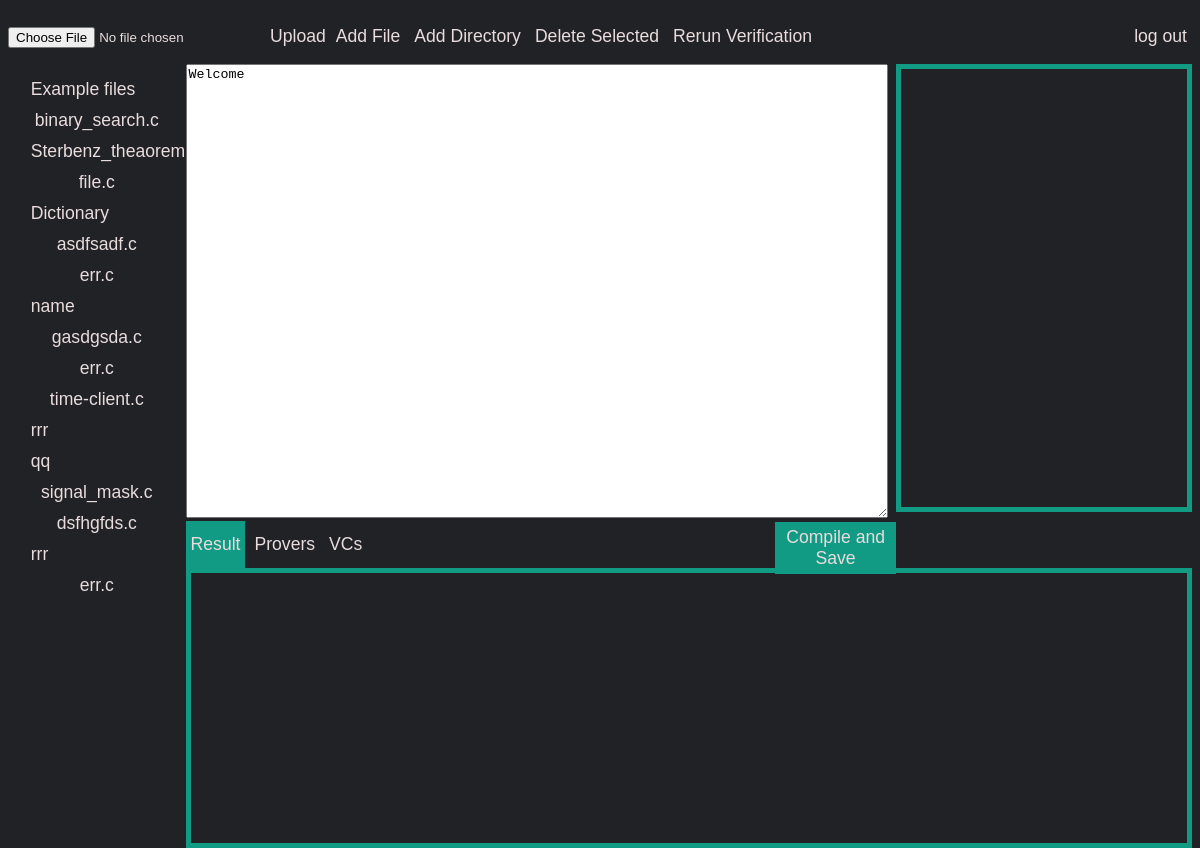
The app's page / (signed in), older data.
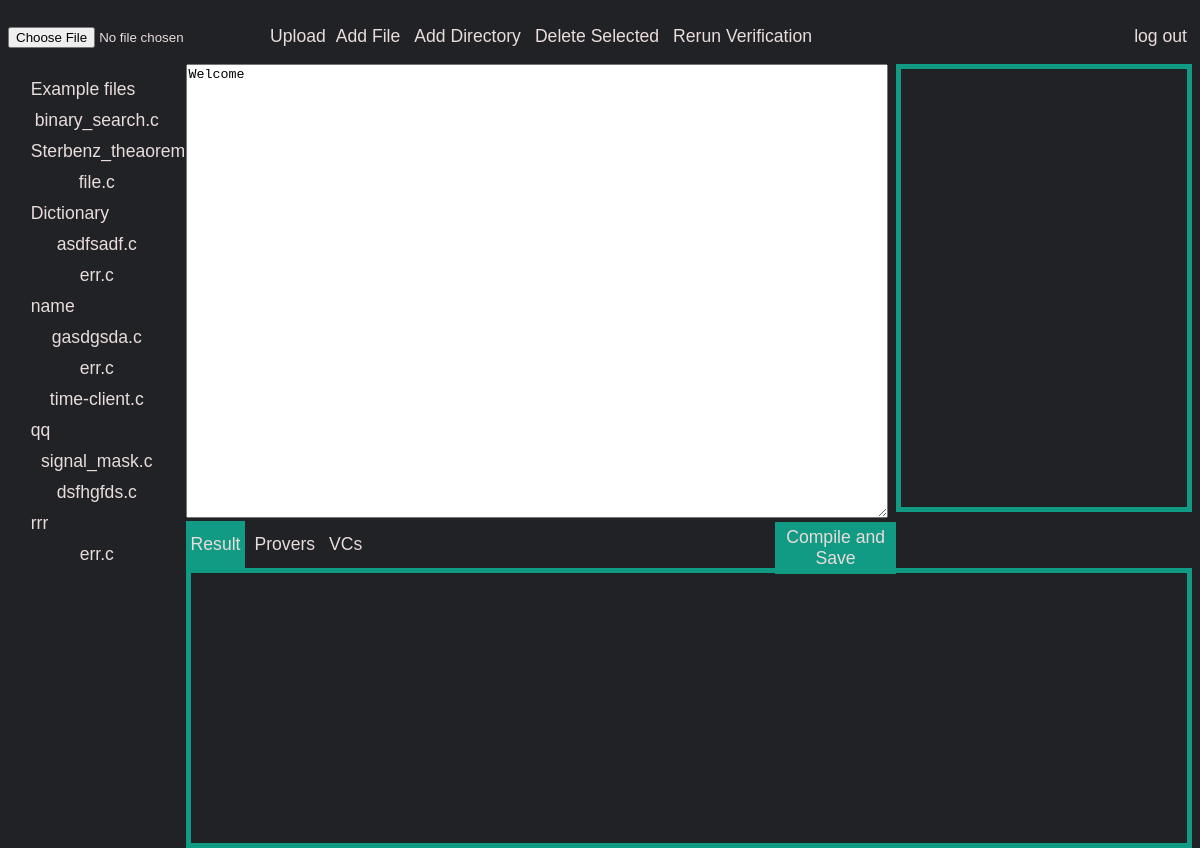
The same page, newer data.
### main/models.py (models this page shows)
class Directory(models.Model):
    name = models.CharField(max_length=50)
    description = models.CharField(max_length=150, blank=True)
    creation_date = models.DateField(default=date.today)
    owner = models.ForeignKey(User, on_delete=models.CASCADE)
    availability_flag = models.BooleanField(default=True)
    last_updated = models.DateTimeField(auto_now=True)
    parent_directory = models.ForeignKey('Directory', on_delete=models.CASCADE, blank=True, null=True)

class File(models.Model):
    name = models.CharField(max_length=50)
    description = models.CharField(max_length=150, blank=True)
    creation_date = models.DateField(default=date.today)
    owner = models.ForeignKey(User, on_delete=models.CASCADE)
    availability_flag = models.BooleanField(default=True)
    last_updated = models.DateTimeField(auto_now=True)
    directory = models.ForeignKey(Directory, on_delete=models.CASCADE, blank=True, null=True)
    code = models.CharField(max_length=10000, default="")
    prover = models.CharField(max_length=100, default="")
    vc = models.CharField(max_length=100, default="")

### main/views.py (the view)
# urls.py: path('', homeView, name='emptyHome'),
def homeView(request):
    if not request.user.is_authenticated:
        return redirect('/login')
    selectedFile, selectedDirectory = getSelected(request.user)
    directories = []
    count = 0
    for directory in Directory.objects.all():
        if directory.owner == request.user:
            if directory.availability_flag:
                directories.append((count, directory, [b for b in [(i, a) for i, a in enumerate(File.objects.filter(directory=directory.id))] if b[1].availability_flag]))
            count += 1
    uploadFileForm = UploadFileForm()
    focusOnElements = []
    result = ""
    prover = ""
    vc = 'type guard verification conditions: for example -wp-prop="-@invariant"'
    code = ""
    try:
        prover = directories[selectedDirectory][2][selectedFile][1].prover
        vc = directories[selectedDirectory][2][selectedFile][1].vc
        file = directories[selectedDirectory][2][selectedFile][1]
        code = file.code
    except:
        pass
    return render(request, "index.html", {"directories": directories, "selectedDirectory": selectedDirectory,
                                          "selectedFile": selectedFile, "code": code,
                                          "focusOnElements": focusOnElements, "lenDirectory": len(directories),
                                          "result": result, "vc": vc, "prover": prover, "uploadFileForm": uploadFileForm,
                                          "default": "default", "css": "../../static/style.css", "logged": 'yes'})

### main/forms.py
class UploadFileForm(forms.Form):
    file = forms.FileField(validators=[validateFile])

### main/utility_functions.py (called while the page is built)
def getSelected(owner):
    selected = Selected.objects.filter(owner=owner)[0]
    return selected.selected_file, selected.selected_directory

### main/templates/index.html (shortened to what this page needs)
{% load static %}
<!DOCTYPE html>
<html lang="en">
<head>
    <link rel="stylesheet" href="{% static 'css/style.css' %}" type="text/css" />
    <link rel="stylesheet" href="{% static 'codemirror-5.61.1/lib/codemirror.css' %}">
    <link rel="stylesheet" href="{% static 'codemirror-5.61.1/addon/hint/show-hint.css' %}">
</head>
<body class="version1">
    {% if logged == 'yes' %}
    <div class="app">
        <nav class="menu_bar">
            <form id="uploadFileForm" style="float: left; height: 100%" action="/upload" method="post"
                enctype="multipart/form-data">
                <input type="file" id="file" name="file" />
                <input id="uploadFileButton" style="height: 100%" class="not_selected_button" type="submit"
                value="Upload">
            </form>
            <button id="newFileButton" class="not_selected_button">Add File </button>
            <button id="newDirectoryButton" class="not_selected_button">Add Directory </button>
            <button id="deleteButton" class="not_selected_button">Delete Selected</button>
            <button id="rerunButton" class="not_selected_button">Rerun Verification</button>
            <form style="float: right; height: 100%" action="/logout" method="post" enctype="multipart/form-data">
                <input style="float: left; height: 100%" class="not_selected_button" type="submit" value="log out">
            </form>
        </nav>
        <nav class="file_selection_dialog">
            <div id="fileTree">
                {% for i, directory, files in directories %}
                    <div id="dir{{i}}">
                        <button id="{{i}}" style="text-align: left" class="not_selected_button_directory">{{directory.name}} </button>
                        {% for j, file in files %}
                            <button id="{{i}}_{{j}}" class="not_selected_button_file_tree">{{file.name}}.c </button>
                        {% endfor %}
                    </div>
                {% endfor %}
            </div>
        </nav>
        <main id="main" class="main_content">
            <textarea id="code" style="width: 98%; height: 100%" name='code'
                placeholder="write your code here">Welcome</textarea>
            <button id="compile" style="margin-left: 83%" class="selected_button">Compile and Save</button>
        </main>
        <div id="focus" style="overflow-y:scroll;" class="focus_on_elements"></div>
        <nav class="tabs">
            <button id="resultButtonSelected" class="selected_button">Result</button>
            <button id="proversButtonNotSelected" class="not_selected_button">Provers</button>
            <button id="vcsButtonNotSelected" class="not_selected_button">VCs</button>
        </nav>
        <div class="tab_content">
        </div>
    </div>
    {% endif %}
</body>
</html>

Row changes from the older to the newer data that the page shows:
no longer on this page (row edited): Directory: name "rrr"
